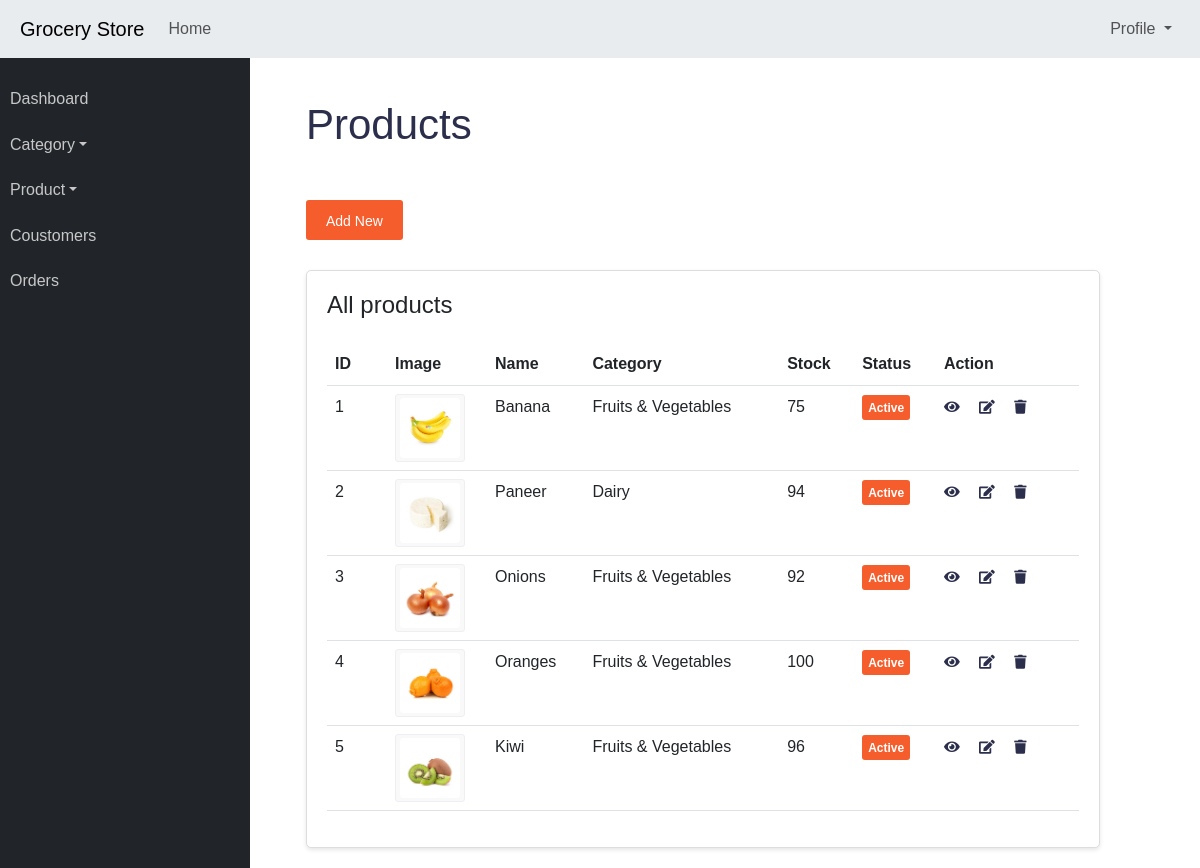
Page /admin/view/products on the committed database.
### application/models.py (models this page shows)
class Product(db.Model):
    id = db.Column(db.Integer, primary_key=True)
    name = db.Column(db.String(100), nullable=False)
    price = db.Column(db.Float, nullable=False)
    discount = db.Column(db.Float, nullable=False)
    MFG_date = db.Column(db.Date, nullable=True)
    EXP_date = db.Column(db.Date, nullable=True)
    stock = db.Column(db.Integer, nullable=False)
    unit = db.Column(db.String(100), nullable=True)
    image = db.Column(db.String(100), nullable=False)
    status = db.Column(db.String(100), nullable=False)
    category_id = db.Column(db.Integer, db.ForeignKey('category.id'), nullable=False)
    category = db.relationship('Category', backref=db.backref('products', lazy=True))

class Category(db.Model):
    id = db.Column(db.Integer, primary_key=True, autoincrement=True)
    name = db.Column(db.String(100), nullable=False)
    image = db.Column(db.String(100), nullable=False)
    status = db.Column(db.String(100), nullable=False)

### application/controllers.py (the view)
@app.route('/admin/view/products', methods=['GET', 'POST'])
def view_product():
    allproduct = Product.query.all()
    return render_template('view_products.html', allproduct=allproduct)

### templates/view_products.html (shortened to what this page needs)
{% extends "admin_base.html" %}
{% block content %}
<div class="container-fluid">
    <h2 class="mt-30 page-title">Products</h2>
    <div class="row justify-content-between">
        <div class="col-lg-12">
            <a href="{{url_for('add_product')}}" class="add-btn hover-btn">Add New</a>
        </div>
        <div class="col-lg-12 col-md-12">
            <div class="card card-static-2 mt-30 mb-30">
                <div class="card-title-2">
                    <h4>All products</h4>
                </div>
                <div class="card-body-table">
                    <div class="table-responsive">
                        <table class="table ucp-table table-hover">
                            <thead>
                                <tr>
                                    <th style="width:60px">ID</th>
                                    <th style="width:100px">Image</th>
                                    <th>Name</th>
                                    <th>Category</th>
                                    <th>Stock</th>
                                    <th>Status</th>
                                    <th>Action</th>
                                </tr>
                            </thead>
                            <tbody>
                                {% for product in allproduct %}
                                <tr>
                                    <td>{{loop.index}}</td>
                                    <td>
                                        {% if product.image %}
                                        <div class="cate-img-5">
                                            <img src="{{url_for('static', filename='uploads/product/' + product.image)}}"
                                                alt="">
                                        </div>
                                        {% endif %}
                                    </td>
                                    <td>{{product.name}}</td>
                                    <td>{{product.category.name}}</td>
                                    <td>{{product.stock}}</td>
                                    <td><span class="badge-item badge-status">{{product.status}}</span></td>
                                    <td class="action-btns">
                                        <a href="/admin/view/product/{{product.id}}" class="view-shop-btn"
                                            title="View"><i class="fas fa-eye"></i></a>
                                        <a href="/admin/edit/product/{{product.id}}" class="edit-btn" title="Edit"><i
                                                class="fas fa-edit"></i></a>
                                        <a href="/admin/delete/product/{{product.id}}" class="edit-btn" title="Edit"><i
                                                class="fas fa-trash"></i></a>
                                    </td>
                                </tr>
                                {% endfor %}
                            </tbody>
                        </table>
                    </div>
                </div>
            </div>
        </div>
    </div>
</div>
{% endblock %}

### templates/admin_base.html (shortened to what this page needs)
<!DOCTYPE html>
<html lang="en">
<head>
    <link rel="stylesheet" href="https://cdn.jsdelivr.net/npm/bootstrap@5.3.0/dist/css/bootstrap.min.css">
    <link rel="stylesheet" href="https://cdnjs.cloudflare.com/ajax/libs/font-awesome/5.15.3/css/all.min.css">
    <link rel="stylesheet" type="text/css" href="{{ url_for('static', filename='css/admin-style.css') }}">
</head>
<body>
    <nav class="navbar navbar-expand-lg navbar-light bg-light-1">
        <a class="navbar-brand" href="{{ url_for('home') }}">Grocery Store</a>
        <div class="navbar-collapse" id="navbarNav">
            <ul class="navbar-nav">
                <li class="nav-item">
                    <a class="nav-link" href="{{ url_for('home') }}">Home</a>
                </li>
            </ul>
        </div>
        <ul class="navbar-nav ml-auto">
            <li class="nav-item dropdown">
                <a class="nav-link dropdown-toggle" href="#" id="profileDropdown" role="button"
                    data-bs-toggle="dropdown" aria-expanded="false">
                    Profile
                </a>
            </li>
        </ul>
    </nav>
    <div class="container-fluid mt-4">
        <div class="row">
            <div class="col-md-3">
                <div class="sidebar">
                    <a href="{{ url_for('admin') }}">Dashboard</a>
                    <div class="dropdown">
                        <a href="#" class="dropdown-toggle" id="categoryDropdown" role="button"
                            data-bs-toggle="dropdown" aria-expanded="false">Category</a>
                    </div>
                    <div class="dropdown">
                        <a href="#" class="dropdown-toggle" id="categoryDropdown" role="button"
                            data-bs-toggle="dropdown" aria-expanded="false">Product</a>
                    </div>
                    <a href="{{ url_for('coustomers') }}">Coustomers</a>
                    <a href="{{ url_for('orders') }}">Orders</a>
                </div>
            </div>
            <div class="col-md-9 content">
                {% block content %}{% endblock %}
            </div>
        </div>
    </div>
</body>
</html>

### static/css/admin-style.css (style rules this page uses)
.navbar { position: fixed; top: 0; right: 0; left: 0; z-index: 1040; }
.navbar-brand { margin-left: 20px; }
.nav-link { margin-right: 20px; }
.bg-light-1 { --bs-bg-opacity: 1; background-color: #e9ecef; }
.sidebar { height: 100%; width: 250px; background-color: #212529; padding-top: 20px; position: fixed; top: 56px; left: 0; }
.sidebar a { display: block; padding: 10px; text-decoration: none; color: #c7c7c7; }
.content { margin-left: 250px; padding: 20px; }
.dropdown-toggle::after { display: inline-block; margin-left: 0.255em; vertical-align: 0.255em; content: ""; border-top: 0.3em solid; border-right: 0.3em solid transparent; border-bottom: 0; border-left: 0.3em solid transparent; }
body { font-family: Arial, sans-serif; line-height: 1.6; margin: 0; padding: 0; }
.container-fluid { width: 100%; padding-right: 15px; padding-left: 15px; margin-right: auto; margin-left: auto; padding-left: 1.5rem !important; padding-right: 1.5rem !important; }
.mt-30 { margin-top: 30px !important; }
h2 { color: #333; }
.card { border: 1px solid #ddd; border-radius: 5px; box-shadow: 0 2px 4px rgba(0, 0, 0, 0.1); padding: 20px; }
.card-title-2 { margin-bottom: 15px; }
.action-btns a { font-size: 14px; color: #2b2f4c; margin-right: 15px; }
a { text-decoration: none; background-color: transparent; }
.badge-status { color: #fff; background-color: #f55d2c; }
.badge-item { display: inline-block; padding: 0.55em 0.5em; font-size: 12px; font-weight: 600; line-height: 1; text-align: center; white-space: nowrap; vertical-align: baseline; border-radius: 3px; transition: color .15s ease-in-out, background-color .15s ease-in-out, border-color .15s ease-in-out, box-shadow .15s ease-in-out; }
.add-btn { font-size: 14px; font-weight: 500; color: #fff; background: #f55d2c; padding: 10px 20px; display: inline-block; height: 40px; border-radius: 3px; }
.cate-img-5 { border: 1px solid #efefef; border-radius: 3px; text-align: center; padding: 3px 0; background: #f9f9f9; width: 70px; }
.cate-img-5 img { width: 60px; border-radius: 3px; }
img { vertical-align: middle; border-style: none; }
.row { margin-top: 50px; }
.page-title { font-size: 42px; color: #2b2f4c; text-align: left; margin-bottom: 36px; }

### rows in the picture
Product: image (picture), name "Banana", category.name "Fruits & Vegetables", stock "75", status "Active"
Product: image (picture), name "Paneer", category.name "Dairy", stock "94", status "Active"
Product: image (picture), name "Onions", category.name "Fruits & Vegetables", stock "92", status "Active"
Product: image (picture), name "Oranges", category.name "Fruits & Vegetables", stock "100", status "Active"
Product: image (picture), name "Kiwi", category.name "Fruits & Vegetables", stock "96", status "Active"
